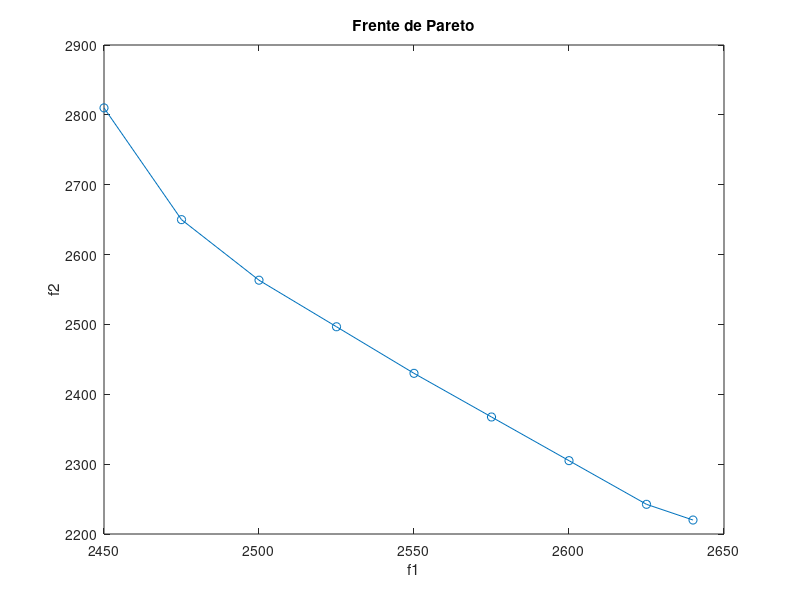

Here is the MATLAB script that generated this plot:
clc, clear all, close all

[iter, f1, f2] = textread('resultsProcesadores.dat', '%s %f %f', 20);

figure
plot(f1,f2,'-o')
title('Frente de Pareto')
xlabel('f1')
ylabel('f2')


